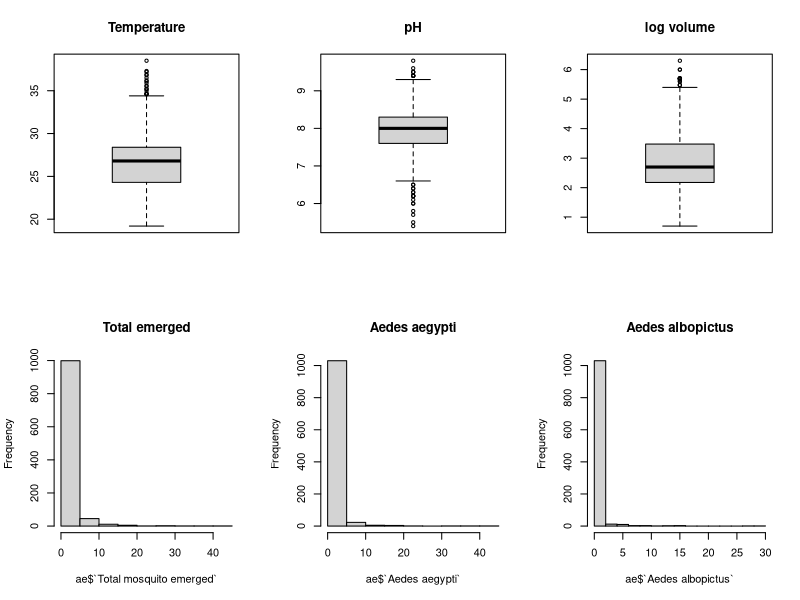
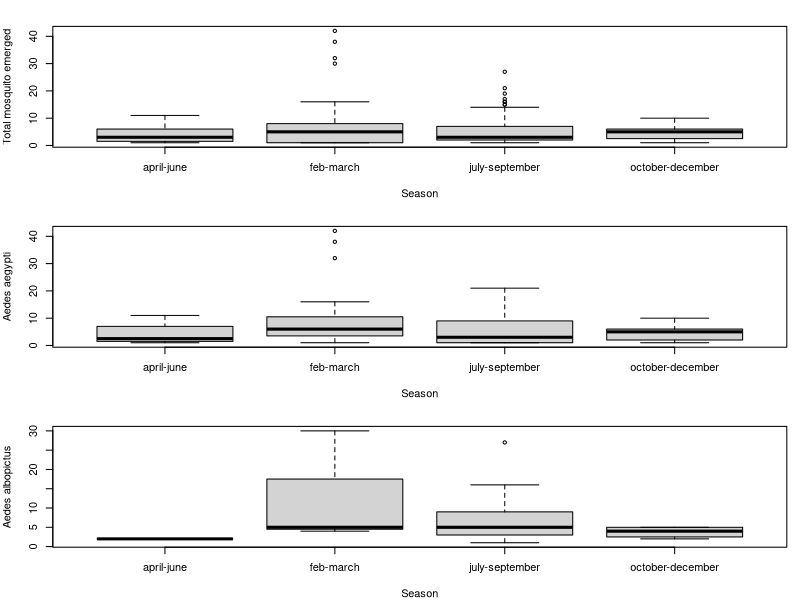
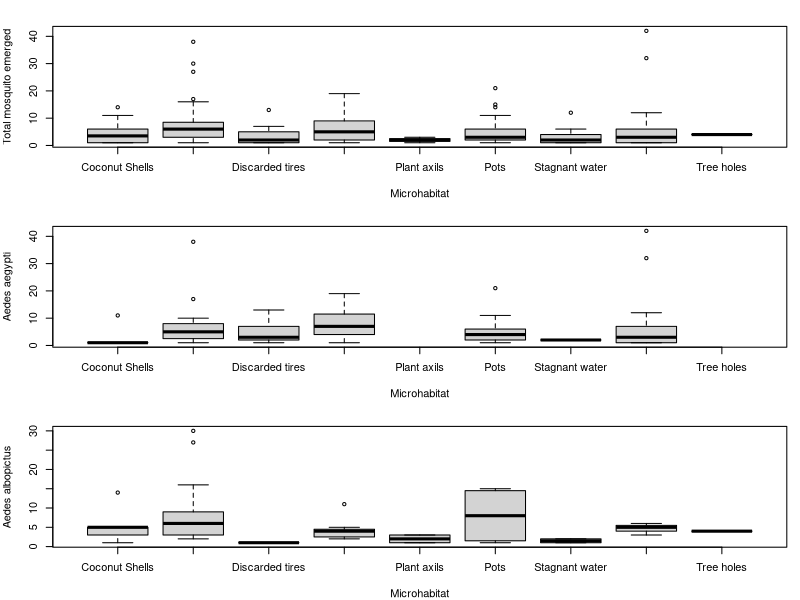
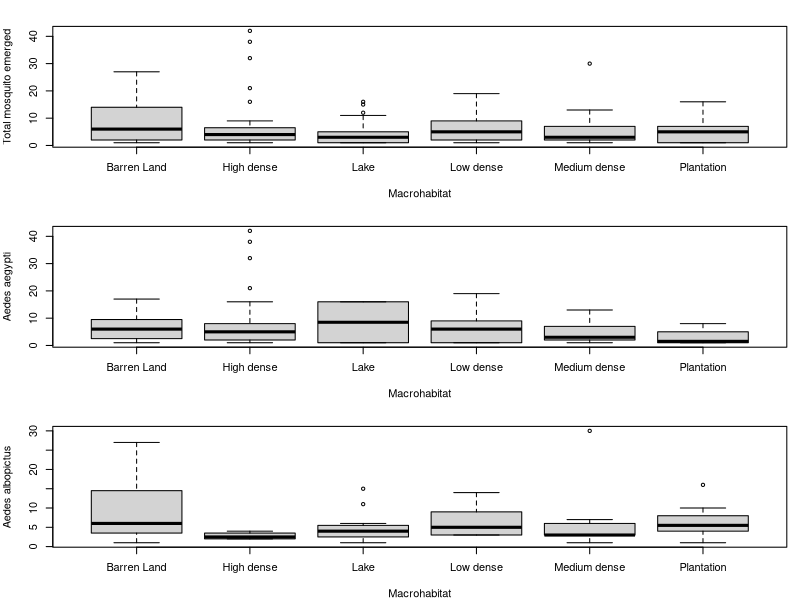
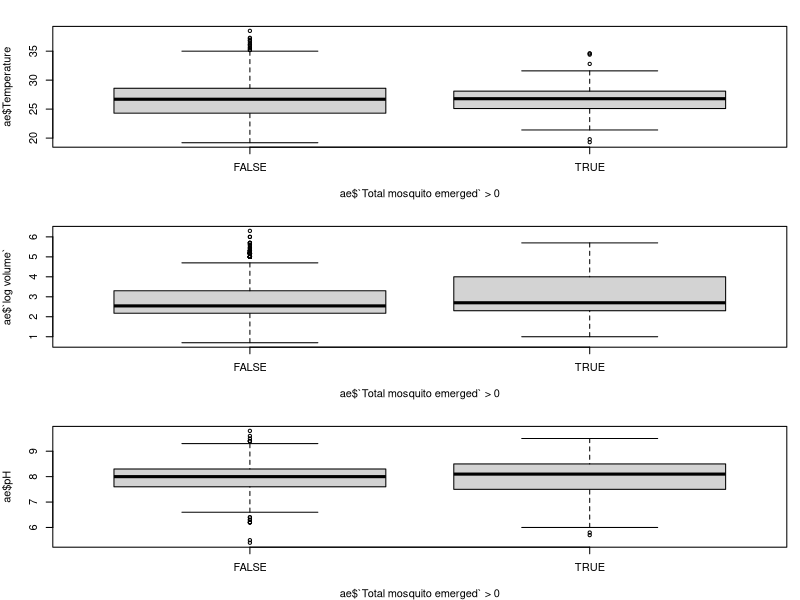
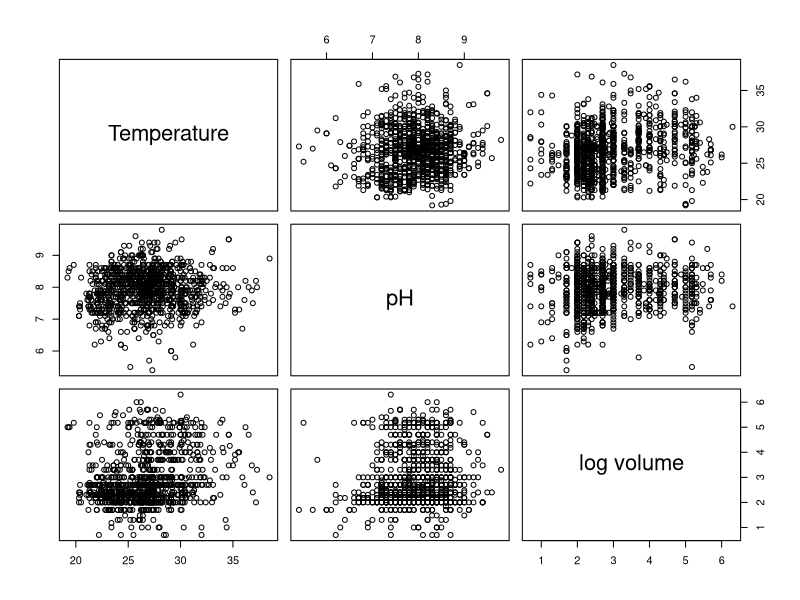
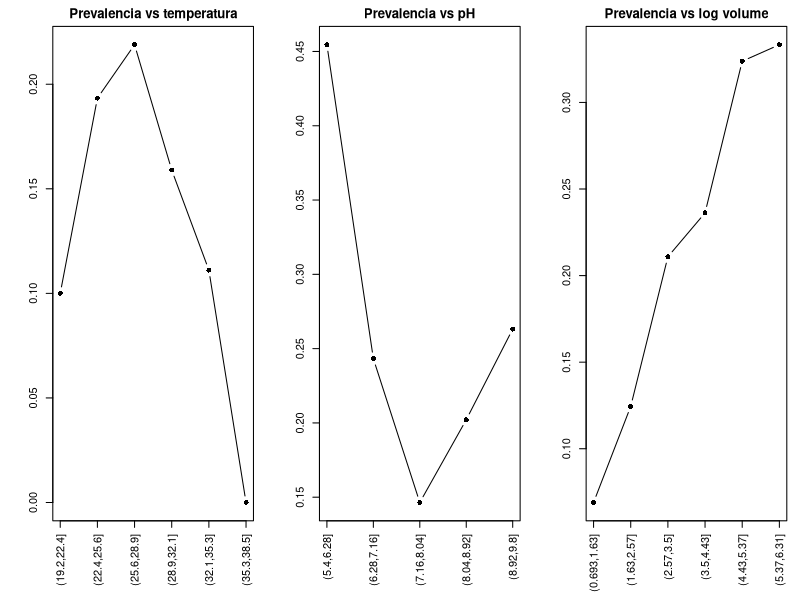
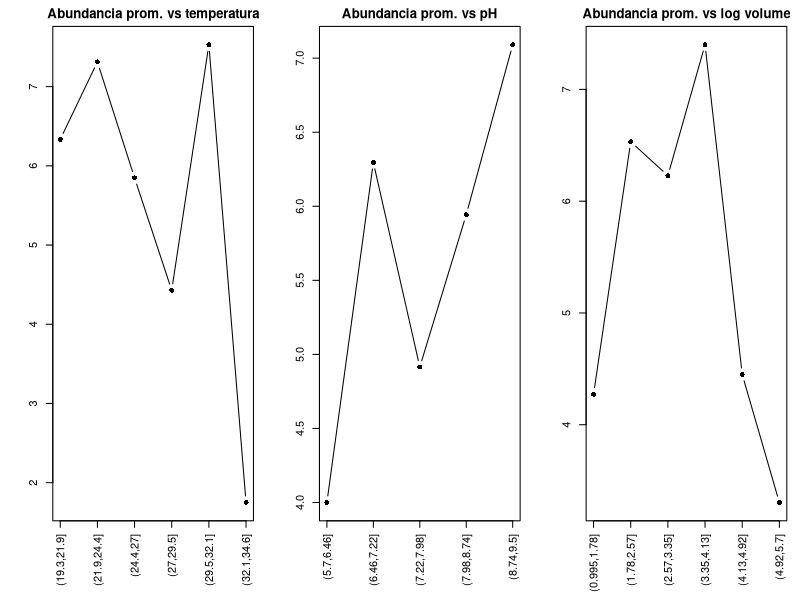

These charts were generated, in order, by the following R code:
## ---- chunk 1

library(readxl)
library(car)
library(dplyr)

datos <- suppressWarnings(
  read_excel("aedes_data.xlsx")
)
dim(datos)
## ---- chunk 2
seleccion = datos$`log volume` > 0 & datos$Grid_type == "Index"
datos_clean <- datos[seleccion, ]
## ---- chunk 3
ae <- datos_clean[, c(
  "Prevalence",
  "Total mosquito emerged",
  "Aedes aegypti",
  "Aedes albopictus",
  "Season",
  "Macrohabitat",
  "Microhabitat",
  "Temperature",
  "pH",
  "log volume",
  "Grid_no",
  "Latititude",
  "Longitude"
)]

# Convertimos las variables categorias en factor
ae$Season <- as.factor(ae$Season)
ae$Macrohabitat <- as.factor(ae$Macrohabitat)
ae$Microhabitat <- as.factor(ae$Microhabitat)
ae$Prevalence <- factor(ae$Prevalence, levels = c(0,1))

dim(ae)
str(ae)
## ---- chunk 4
par(mfrow = c(2,3))
boxplot(ae$Temperature, main = "Temperature")
boxplot(ae$pH, main = "pH")
boxplot(ae$`log volume`, main = "log volume")

# Calculamos proporcion de ceros

cat("Total mosquito emerged: ")
mean(ae$`Total mosquito emerged` == 0)
cat("Aedes aegypti: ")
mean(ae$`Aedes aegypti` == 0)
cat("Aedes albopictus: ")
mean(ae$`Aedes albopictus` == 0)

# Analizamos los histogramas de las variables de abundancia

hist(ae$`Total mosquito emerged`, main="Total emerged")
hist(ae$`Aedes aegypti`, main="Aedes aegypti")
hist(ae$`Aedes albopictus`, main="Aedes albopictus")

## ---- chunk 5
ae_tot <- ae[ae$`Total mosquito emerged` > 0, ]
ae_aeg <- ae[ae$`Aedes aegypti` > 0, ]
ae_albo <- ae[ae$`Aedes albopictus` > 0, ]

par(mfrow = c(3,1), mar=c(4,4,2,1))
boxplot(`Total mosquito emerged` ~ Season, data=ae_tot)
boxplot(`Aedes aegypti` ~ Season, data=ae_aeg)
boxplot(`Aedes albopictus` ~ Season, data=ae_albo)


par(mfrow = c(3,1), mar=c(4,4,2,1))
boxplot(`Total mosquito emerged` ~ Microhabitat, data = ae_tot)
boxplot(`Aedes aegypti` ~ Microhabitat, data = ae_aeg)
boxplot(`Aedes albopictus` ~ Microhabitat, data = ae_albo)

par(mfrow = c(3,1), mar=c(4,4,2,1))
boxplot(`Total mosquito emerged` ~ Macrohabitat, data = ae_tot)
boxplot(`Aedes aegypti` ~ Macrohabitat, data = ae_aeg)
boxplot(`Aedes albopictus` ~ Macrohabitat, data = ae_albo)

## ---- chunk 6
# Proporción de ceros

cat("Proporción en Total mosquito emerged: ")
mean(ae$`Total mosquito emerged` == 0)

cat("Proporción en Aedes aegypti: ")
mean(ae$`Aedes aegypti` == 0)

cat("Proporcion en Aedes albopictus: ")
mean(ae$`Aedes albopictus` == 0)

# Total mosquito emerged: 83%
# Aedes aegypti: 92%
# Aedes albopictus: 95%

boxplot(ae$Temperature ~ (ae$`Total mosquito emerged` > 0))
boxplot(ae$`log volume` ~ (ae$`Total mosquito emerged` > 0))
boxplot(ae$pH ~ (ae$`Total mosquito emerged` > 0))
## ---- chunk 7
num_vars <- ae[, c("Temperature", "pH", "log volume")]
cor(num_vars)

pairs(num_vars)

# VIF
modelo <- lm(`Total mosquito emerged` ~ Temperature + pH + `log volume`, data = ae)
vif(modelo)
## ---- chunk 8
# Analisis de Prevalence

temp_bin <- cut(ae$Temperature, breaks = 6)

prop_pres <- tapply(ae$Prevalence == 1, temp_bin, mean)

par(mfrow = c(1,3), mar = c(6,4,2,1))
plot(prop_pres, type = "b", pch = 16,
     main = "Prevalencia vs temperatura",
     ylab = "",
     xlab = "",
     xaxt = "n")

axis(1, at = 1:length(prop_pres), labels = names(prop_pres), las = 2)


ph_bin <- cut(ae$pH, breaks = 5)

prop_ph <- tapply(ae$Prevalence == 1, ph_bin, mean)

plot(prop_ph, type = "b", pch = 16,
     main = "Prevalencia vs pH",
     ylab = "",
     xlab = "",
     xaxt = "n")

axis(1, at = 1:length(prop_ph), labels = names(prop_ph), las = 2)

vol_bin <- cut(ae$`log volume`, breaks = 6)

prop_vol <- tapply(ae$Prevalence == 1, vol_bin, mean)

plot(prop_vol, type = "b", pch = 16,
     main = "Prevalencia vs log volume",
     ylab = "",
     xlab = "",
     xaxt = "n")

axis(1, at = 1:length(prop_vol), labels = names(prop_vol), las = 2)


# Analizamos la abundancia (criaderos con mosquitos)

ae_pos <- ae[ae$`Total mosquito emerged` > 0, ]

# crear intervalos
temp_bin <- cut(ae_pos$Temperature, breaks = 6)

# promedio por intervalo
prom_temp <- tapply(ae_pos$`Total mosquito emerged`, temp_bin, mean)

par(mfrow = c(1,3), mar = c(6,4,2,1))

# graficar
plot(prom_temp, type = "b", pch = 16,
     main = "Abundancia prom. vs temperatura",
     xlab = "",
     ylab = "",
     xaxt = "n")

# agregar etiquetas del eje X
axis(1, at = 1:length(prom_temp), labels = names(prom_temp), las = 2)

ph_bin <- cut(ae_pos$pH, breaks = 5)
prom_ph <- tapply(ae_pos$`Total mosquito emerged`, ph_bin, mean)

plot(prom_ph, type = "b", pch = 16,
     main = "Abundancia prom. vs pH",
     xlab = "",
     ylab = "",
     xaxt = "n")

axis(1, at = 1:length(prom_ph), labels = names(prom_ph), las = 2)

vol_bin <- cut(ae_pos$`log volume`, breaks = 6)
prom_vol <- tapply(ae_pos$`Total mosquito emerged`, vol_bin, mean)

plot(prom_vol, type = "b", pch = 16,
     main = "Abundancia prom. vs log volume",
     xlab = "",
     ylab = "",
     xaxt = "n")

axis(1, at = 1:length(prom_vol), labels = names(prom_vol), las = 2)


# Analizamos la abundancia de Aedes aegyptu

ae_pos <- ae[ae$`Aedes aegypti` > 0, ]

# crear intervalos
temp_bin <- cut(ae_pos$Temperature, breaks = 6)

# promedio por intervalo
prom_temp <- tapply(ae_pos$`Aedes aegypti`, temp_bin, mean)

par(mfrow = c(1,3), mar = c(6,4,2,1))

# graficar
plot(prom_temp, type = "b", pch = 16,
     main = "aegypti promedio vs temperatura",
     xlab = "",
     ylab = "",
     xaxt = "n")

# agregar etiquetas del eje X
axis(1, at = 1:length(prom_temp), labels = names(prom_temp), las = 2)

ph_bin <- cut(ae_pos$pH, breaks = 5)
prom_ph <- tapply(ae_pos$`Aedes aegypti`, ph_bin, mean)

plot(prom_ph, type = "b", pch = 16,
     main = "aegypti promedio vs pH",
     xlab = "",
     ylab = "",
     xaxt = "n")

axis(1, at = 1:length(prom_ph), labels = names(prom_ph), las = 2)

vol_bin <- cut(ae_pos$`log volume`, breaks = 6)
prom_vol <- tapply(ae_pos$`Aedes aegypti`, vol_bin, mean)

plot(prom_vol, type = "b", pch = 16,
     main = "aegypti promedio vs log volume",
     xlab = "",
     ylab = "",
     xaxt = "n")

axis(1, at = 1:length(prom_vol), labels = names(prom_vol), las = 2)


# Analizamos la abundancia de Aedes albopictus

ae_pos <- ae[ae$`Aedes albopictus` > 0, ]

# crear intervalos
temp_bin <- cut(ae_pos$Temperature, breaks = 6)

# promedio por intervalo
prom_temp <- tapply(ae_pos$`Aedes albopictus`, temp_bin, mean)

par(mfrow = c(1,3), mar = c(6,4,2,1))

# graficar
plot(prom_temp, type = "b", pch = 16,
     main = "albopictus promedio vs temperatura",
     xlab = "",
     ylab = "",
     xaxt = "n")

# agregar etiquetas del eje X
axis(1, at = 1:length(prom_temp), labels = names(prom_temp), las = 2)

ph_bin <- cut(ae_pos$pH, breaks = 5)
prom_ph <- tapply(ae_pos$`Aedes albopictus`, ph_bin, mean)

plot(prom_ph, type = "b", pch = 16,
     main = "albopictus promedio vs pH",
     xlab = "",
     ylab = "",
     xaxt = "n")

axis(1, at = 1:length(prom_ph), labels = names(prom_ph), las = 2)

vol_bin <- cut(ae_pos$`log volume`, breaks = 6)
prom_vol <- tapply(ae_pos$`Aedes albopictus`, vol_bin, mean)

plot(prom_vol, type = "b", pch = 16,
     main = "albopictus promedio vs log volume",
     xlab = "",
     ylab = "",
     xaxt = "n")

axis(1, at = 1:length(prom_vol), labels = names(prom_vol), las = 2)



## ---- chunk 9
levels(ae$Season)
table(ae$Season)

ae$temp_grupo <- cut(ae$Temperature, breaks = 3)
table(ae$temp_grupo)

par(mfrow = c(2,2), mar = c(6,4,2,1))
boxplot(ae$`Total mosquito emerged` ~ ae$temp_grupo,
        subset = ae$Season == "feb-march",
        main = "january-march",
        xlab = "Temperature",
        ylab = "Abundancia")

boxplot(ae$`Total mosquito emerged` ~ ae$temp_grupo,
        subset = ae$Season == "april-june",
        main = "april-june",
        xlab = "Temperature",
        ylab = "Abundancia")

boxplot(ae$`Total mosquito emerged` ~ ae$temp_grupo,
        subset = ae$Season == "july-september",
        main = "july-september",
        xlab = "Temperature",
        ylab = "Abundancia")

boxplot(ae$`Total mosquito emerged` ~ ae$temp_grupo,
        subset = ae$Season == "october-december",
        main = "october-december",
        xlab = "Temperature",
        ylab = "Abundancia")
